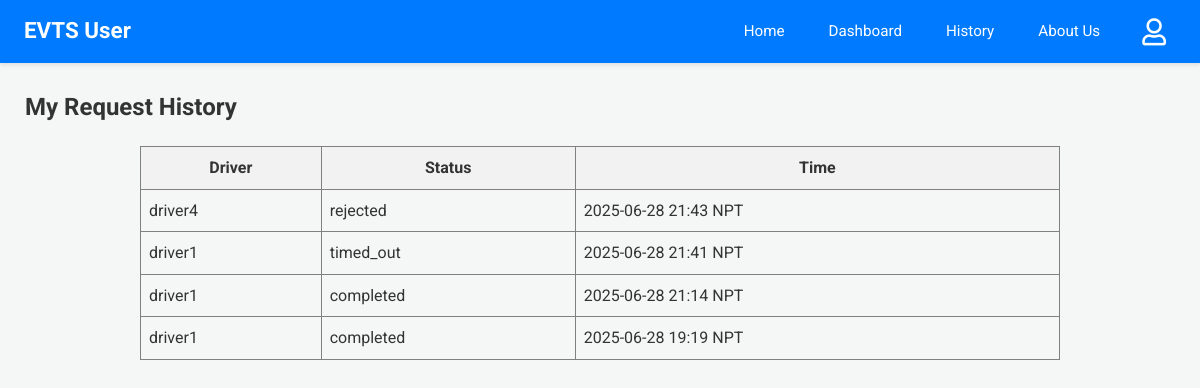
The app's page /user-history (signed in) with its own data.
### app.py (models this page shows)
class Driver(db.Model):
    email = db.Column(db.String(120), primary_key=True)
    name = db.Column(db.String(100))
    phone = db.Column(db.String(15))
    password = db.Column(db.String(256)) # Increased length for hash
    vehicle = db.Column(db.String(50))
    node = db.Column(db.String(10), nullable=False)
    is_approved = db.Column(db.Boolean, default=False, nullable=False)

class RideRequest(db.Model):
    __tablename__ = 'ride_request'
    id = db.Column(db.Integer, primary_key=True)
    user_email = db.Column(db.String(100), nullable=False)
    driver_email = db.Column(db.String(100), nullable=False)
    user_latitude_at_request = db.Column(db.Float, nullable=True)
    user_longitude_at_request = db.Column(db.Float, nullable=True)
    timestamp = db.Column(db.DateTime, default=lambda: datetime.now(timezone.utc))
    status = db.Column(db.String(20), default='Pending')

### app.py (the view)
@app.route('/user-history')
@login_required_user
def user_history():
    reqs_db = RideRequest.query.filter_by(user_email=session['user']).order_by(RideRequest.timestamp.desc()).all()
    s_reqs = [{'driver_name': (Driver.query.get(r.driver_email).name or r.driver_email if Driver.query.get(r.driver_email) else "N/A"),
               'status': r.status, 'timestamp': format_datetime_npt(r.timestamp)} for r in reqs_db]
    response = make_response(render_template('user_history.html', requests=s_reqs))
    return add_no_cache_to_response(response)

### app.py (called while the page is built)
def format_datetime_npt(dt_utc):
    if dt_utc is None: return "N/A"
    if dt_utc.tzinfo is None or dt_utc.tzinfo.utcoffset(dt_utc) is None:
        dt_utc = dt_utc.replace(tzinfo=timezone.utc)
    else:
        dt_utc = dt_utc.astimezone(timezone.utc)
    dt_npt = dt_utc.astimezone(NPT)
    return dt_npt.strftime('%Y-%m-%d %H:%M NPT')

def login_required_user(f):
    @wraps(f)
    def decorated_function(*args, **kwargs):
        if 'user' not in session:
            return redirect(url_for('login', next=request.url))
        return f(*args, **kwargs)
    return decorated_function

def add_no_cache_to_response(response):
    response.headers["Cache-Control"] = "no-cache, no-store, must-revalidate, public, max-age=0"
    response.headers["Pragma"] = "no-cache"
    response.headers["Expires"] = "0"
    return response

### templates/user_history.html
{% extends 'user_base.html' %}
{% block content %}
<h2>My Request History</h2>
{% if requests %}
<table border="1" cellpadding="8" cellspacing="0" style="border-collapse: collapse; width: 80%; margin: 20px auto;">
  <thead>
    <tr style="background-color: #f2f2f2;">
      <th>Driver</th>
      <th>Status</th>
      <th>Time</th>
    </tr>
  </thead>
  <tbody>
  {% for req in requests %}
  <tr>
    <td>{{ req.driver_name }}</td>
    <td>{{ req.status }}</td>
    <td>{{ req.timestamp }}</td>
  </tr>
  {% endfor %}
  </tbody>
</table>
{% else %}
<p>You have no ride request history.</p>
{% endif %}
{% endblock %}

### static/css/dashboard_styles.css (style rules this page uses)
body { font-family: 'Roboto', 'Segoe UI', Tahoma, Geneva, Verdana, sans-serif; margin: 0; background-color: #f4f7f6; color: #333; line-height: 1.6; }
.dashboard-content h2, .dashboard-content h3, .dashboard-content h4 { color: #333; margin-top: 0; }

### records on screen
Driver: driver_name "driver4"
RideRequest: status "rejected"
Driver: driver_name "driver1" "driver1" "driver1"
RideRequest: status "timed_out"
RideRequest: status "completed"
RideRequest: status "completed"

### other values on screen
{{ req.timestamp }} "2025-06-28 21:43 NPT" "2025-06-28 21:41 NPT" "2025-06-28 21:14 NPT" "2025-06-28 19:19 NPT"
